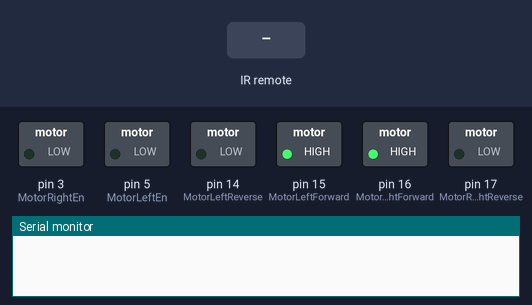
Bench run of a sketch on a simulated Arduino Uno, built with avr-gcc and run on an emulated ATmega328P. Parts: switched loads named in the sketch (green lamp = pin HIGH), the last lines printed to the serial monitor. The test bench sets the inputs (shaded band). Random numbers use the default seed unless the sketch sets one.

Above: at 1.2 s.
1.3 s: infrared code 0x20DF02FD received
At 2.6 s:
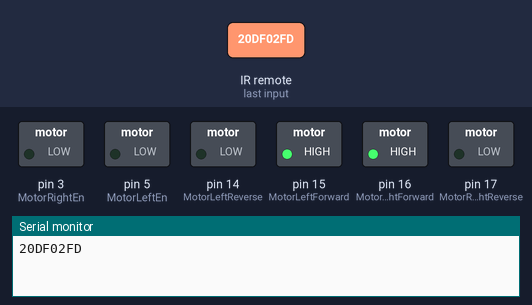
2.9 s: infrared code 0x20DF827D received
At 4.0 s:
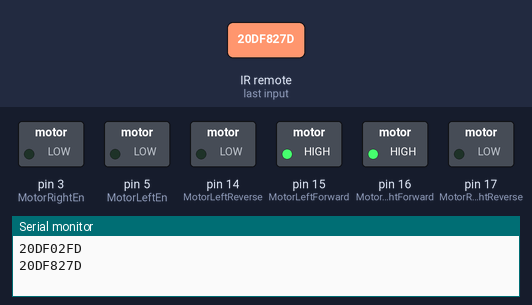
4.5 s: infrared code 0x20DFE01F received
At 5.3 s:
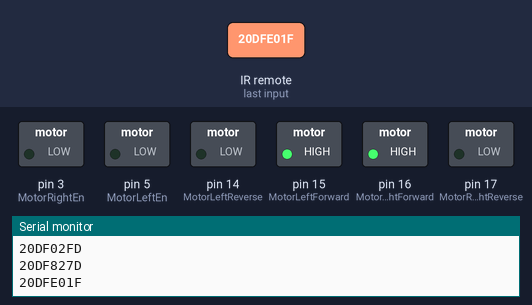
6.1 s: infrared code 0x20DF609F received
At 6.5 s:
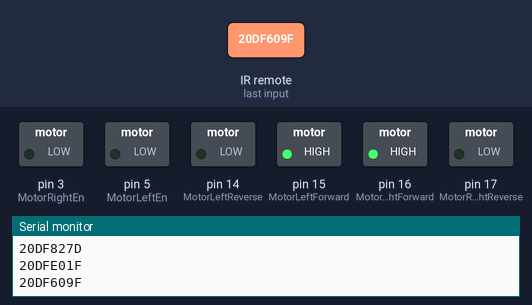
Timing chart, 0 to 8.7 s (numbered marks = the images above; inputs shaded):
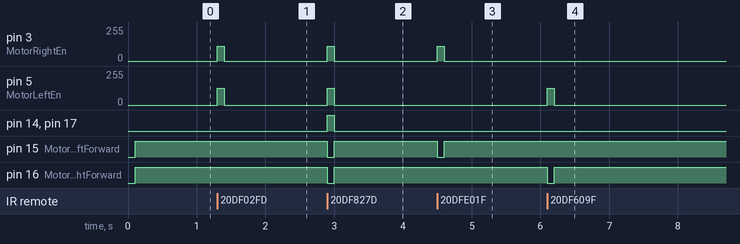

Measured:
- after the input at 1.3 s, pin 3 (MotorRightEn): 0/255 → 110/255 at once, → 0/255 0.10 s later; pin 5 (MotorLeftEn): 0/255 → 125/255 at once, → 0/255 0.10 s later
- after the input at 2.9 s, pin 3 (MotorRightEn): 0/255 → 110/255 at once, → 0/255 0.10 s later; pin 5 (MotorLeftEn): 0/255 → 125/255 at once, → 0/255 0.10 s later; pin 14 (MotorLeftReverse), pin 17 (MotorRightReverse): LOW → HIGH at once, → LOW 0.10 s later; pin 15 (MotorLeftForward), pin 16 (MotorRightForward): HIGH → LOW at once, → HIGH 0.10 s later
- after the input at 4.5 s, pin 3 (MotorRightEn): 0/255 → 110/255 at once, → 0/255 0.10 s later; pin 15 (MotorLeftForward): HIGH → LOW at once, → HIGH 0.10 s later
- after the input at 6.1 s, pin 5 (MotorLeftEn): 0/255 → 125/255 at once, → 0/255 0.10 s later; pin 16 (MotorRightForward): HIGH → LOW at once, → HIGH 0.10 s later

The sketch:

motor.ino
```cpp
const int MotorLeftEn = 5;
const int MotorLeftForward = 15;
const int MotorLeftReverse = 14;
const int MotorRightEn = 3;
const int MotorRightForward = 16;
const int MotorRightReverse = 17;

const int speedArr[6][2] = {
  {0,0},
  {125,110},
  {170,170},
  {200,200},
  {230,230},
  {255,255}
};

void motorSetup()
{
  pinMode(MotorLeftEn, OUTPUT);
  pinMode(MotorLeftForward, OUTPUT);
  pinMode(MotorLeftReverse, OUTPUT);
  pinMode(MotorRightEn, OUTPUT);
  pinMode(MotorRightForward, OUTPUT);
  pinMode(MotorRightReverse, OUTPUT);
}

void go(int direction, int speed)
{
  switch (direction)
  {
    case 0:
      goForward(0, 0);
      break;
    case 1:
      goForward(0, speed);
      break;
    case 2:
      goBackward(0, speed);
      break;
    case 3:
      turnLeft(0);
      break;
    case 4:
      turnRight(0);
      break;
  }
}

void goForward(int time, int speed)
{
  digitalWrite(MotorLeftForward, HIGH);
  digitalWrite(MotorLeftReverse, LOW);
  digitalWrite(MotorRightForward, HIGH);
  digitalWrite(MotorRightReverse, LOW);

  analogWrite(MotorLeftEn, speedArr[speed][0]);
  analogWrite(MotorRightEn, speedArr[speed][1]);

  delay(time * 100);
}

void goBackward(int time, int speed)
{
  digitalWrite(MotorLeftForward, LOW);
  digitalWrite(MotorLeftReverse, HIGH);
  digitalWrite(MotorRightForward, LOW);
  digitalWrite(MotorRightReverse, HIGH);

  analogWrite(MotorLeftEn, speedArr[speed][0]);
  analogWrite(MotorRightEn, speedArr[speed][1]);

  delay(time * 100);
}

void turnLeft(int time)
{
  digitalWrite(MotorLeftForward, LOW);
  digitalWrite(MotorLeftReverse, LOW);
  digitalWrite(MotorRightForward, HIGH);
  digitalWrite(MotorRightReverse, LOW);

  analogWrite(MotorLeftEn, 0);
  analogWrite(MotorRightEn, speedArr[1][1]);

  delay(time);
}

void turnRight(int time)
{
  digitalWrite(MotorLeftForward, HIGH);
  digitalWrite(MotorLeftReverse, LOW);
  digitalWrite(MotorRightForward, LOW);
  digitalWrite(MotorRightReverse, LOW);

  analogWrite(MotorLeftEn, speedArr[1][0]);
  analogWrite(MotorRightEn, 0);

  delay(time);
}
```

barrier.ino
```cpp
const int BarrierSensorLeft = 12; //左避障
const int BarrierSensorRight = 13; //右避障

void barrierSensorSetup()
{
  pinMode(BarrierSensorLeft, INPUT);
  pinMode(BarrierSensorRight, INPUT);
}

void barrierSensorControl()
{

  int sl = digitalRead(BarrierSensorLeft);
  int sr = digitalRead(BarrierSensorRight);

  if (sl == HIGH && sr == HIGH)
  {
    goForward(0, 1);
  }
  else if (sl == HIGH && sr == LOW)
  {
    turnLeft(100);
  }
  else if (sl == LOW && sr == HIGH)
  {
    turnRight(100);
  }
  else
  {
    goBackward(5,1);
    long r = random(10);
    if (r >= 2)
    {
      turnLeft(500);
    }
    else
    {
      turnRight(500);
    }
  }
}
```

car.ino
```cpp
void setup() {
  // put your setup code here, to run once:
  motorSetup();
  trackSensorSetup();
  barrierSensorSetup();
  irSetup();
  Serial.begin(9600);
}

void loop() {
  // put your main code here, to run repeatedly:
//  trackSensorControl();
//  barrierSensorControl();
  irControl();
}
```

ir.ino
```cpp
#include <IRremote.h>
const int IrReceiver = 11;
IRrecv irrecv(IrReceiver);
decode_results results;

const long Forward = 0x20DF02FD;
const long Backward = 0x20DF827D;
const long Left = 0x20DFE01F;
const long Right = 0x20DF609F;
const long LongPress = 0xFFFFFFFF;

void irSetup()
{
  irrecv.enableIRIn(); // Start the receiver
}

void irControl()
{
  int direction = 100;
  unsigned long lastReceive;
  while (direction)
  {
    if (irrecv.decode(&results))
    {
      lastReceive = millis();
      Serial.println(results.value, HEX);
      switch (results.value)
      {
        case Forward:
          direction = 1;
          break;
        case Backward:
          direction = 2;
          break;
        case Left:
          direction = 3;
          break;
        case Right:
          direction = 4;
          break;
        case LongPress:
          break;
        default:
          direction = 0;
          break;
      }
      go(direction, 1);
      irrecv.resume();
    }
    else
    {
      if (millis() - lastReceive > 100)
        go(0, 0);
    }
  }
}
```

track.ino
```cpp
const int TrackSensorLeft = 6; //左循迹
const int TrackSensorRight = 2; //右循迹

void trackSensorSetup()
{
  pinMode(TrackSensorLeft, INPUT);
  pinMode(TrackSensorRight, INPUT);
}

void trackSensorControl()
{
  int sl = digitalRead(TrackSensorLeft);
  int sr = digitalRead(TrackSensorRight);

  if (sl == HIGH && sr == HIGH)
  {
    goForward(0, 1);
  }
  else if (sl == HIGH && sr == LOW)
  {
    turnLeft(1);
  }
  else if (sl == LOW && sr == HIGH)
  {
    turnRight(1);
  }
  else
  {
    goForward(0,0);
  }
}
```
